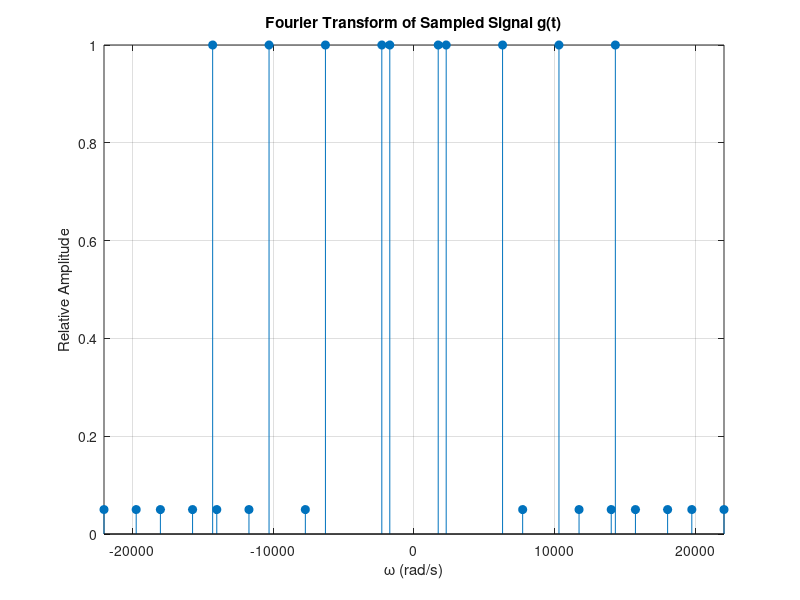

This chart was generated by the following MATLAB code:
% Visualise the Fourier spectrum of a sampled signal

clear;
clc;
close all;

% Parameters
omega_s = 4000;  % Sampling angular frequency (rad/s)
omega_range = [-7000*pi, 7000*pi];  % Frequency axis in rad/s

% Define original frequencies (rad/s) and amplitudes
original_freqs = [2000*pi, 5000*pi, 7000*pi];
amplitudes = [1, 0.05, 0.05];

% Create arrays for the sampled signal spectrum (replications)
omega = [];
X_sampled = [];

% Generate replicas at multiples of the sampling frequency
replication_range = -2:2;

for k = replication_range
    shift = k * omega_s;

    for i = 1:length(original_freqs)

        % Calculate positive and negative spectral components
        positive_freq = original_freqs(i) + shift;
        negative_freq = -original_freqs(i) + shift;

        % Store spectral locations and amplitudes
        omega = [omega, positive_freq, negative_freq];
        X_sampled = [X_sampled, amplitudes(i), amplitudes(i)];

    end
end

% Combine any overlapping spectral components
[omega, ~, indices] = unique(omega);
X_sampled = accumarray(indices(:), X_sampled(:)).';

% Plot the sampled signal spectrum
figure;
stem(omega, X_sampled, 'filled');
xlabel('\omega (rad/s)');
ylabel('Relative Amplitude');
title('Fourier Transform of Sampled Signal g(t)');
xlim(omega_range);
grid on;
